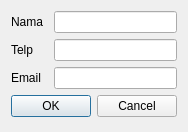
<?xml version="1.0" encoding="UTF-8"?>
<ui version="4.0">
 <class>PhoneBookDialog</class>
 <widget class="QDialog" name="PhoneBookDialog">
  <property name="geometry">
   <rect>
    <x>0</x>
    <y>0</y>
    <width>184</width>
    <height>132</height>
   </rect>
  </property>
  <property name="windowTitle">
   <string>Dialog</string>
  </property>
  <layout class="QGridLayout" name="gridLayout">
   <item row="0" column="0">
    <widget class="QLabel" name="labelNama">
     <property name="text">
      <string>Nama</string>
     </property>
    </widget>
   </item>
   <item row="0" column="1" colspan="2">
    <widget class="QLineEdit" name="lineEditNama"/>
   </item>
   <item row="1" column="0">
    <widget class="QLabel" name="labelTelp">
     <property name="text">
      <string>Telp</string>
     </property>
    </widget>
   </item>
   <item row="1" column="1" colspan="2">
    <widget class="QLineEdit" name="lineEditTelp"/>
   </item>
   <item row="2" column="0">
    <widget class="QLabel" name="labelEmail">
     <property name="text">
      <string>Email</string>
     </property>
    </widget>
   </item>
   <item row="2" column="1" colspan="2">
    <widget class="QLineEdit" name="lineEditEmail"/>
   </item>
   <item row="3" column="0" colspan="2">
    <widget class="QPushButton" name="pushButton">
     <property name="text">
      <string>OK</string>
     </property>
    </widget>
   </item>
   <item row="3" column="2">
    <widget class="QPushButton" name="pushButton_2">
     <property name="text">
      <string>Cancel</string>
     </property>
    </widget>
   </item>
  </layout>
 </widget>
 <resources/>
 <connections>
  <connection>
   <sender>pushButton_2</sender>
   <signal>clicked()</signal>
   <receiver>PhoneBookDialog</receiver>
   <slot>reject()</slot>
   <hints>
    <hint type="sourcelabel">
     <x>159</x>
     <y>115</y>
    </hint>
    <hint type="destinationlabel">
     <x>177</x>
     <y>121</y>
    </hint>
   </hints>
  </connection>
 </connections>
</ui>
